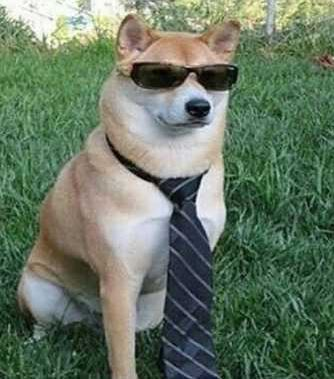
#> input picture Code/image.jpg, 334 x 379 px
$ python ct_parr.py
#> lines starting #> are read from the running program, lines starting #| are printed output that depends on the picture; after the words box and inside, x2 and y2 are one past the last pixel; in counts of white or black regions, pixels touching at a corner belong together
### Code/constant_threshold.py
import numpy as np

def const_thresh(img, mode = 's'):
    avg = img.mean()
    if mode == 'p':
        for i in range(img.shape[0]):
            img[i] = 0 if img[i] < avg else 255
    else:
        x = img.shape[0]
        y = img.shape[1]
        for i in range(x):
            for j in range(y):
                img[i][j] = 0 if img[i][j] < avg else 255
    # return img

### Code/ct_parr.py
import threading as th
import cv2
import matplotlib.pyplot as plt
from constant_threshold import const_thresh
import time

def main():
    img = cv2.imread('image.jpg', 0)
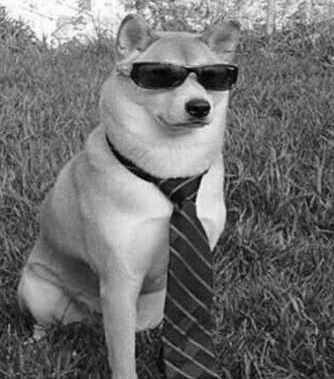
#> img: shape (379, 334); min 0, max 255, mean 111.7
    img = cv2.bitwise_not(img)
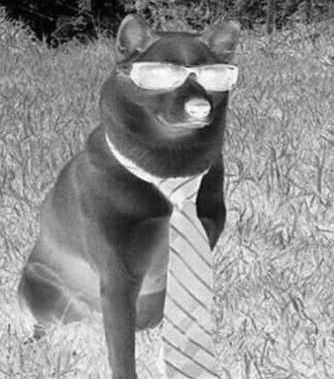
#> img: shape (379, 334); min 0, max 255, mean 143.3

    s_x = []
    s_y = []
    p_x = []
    p_y = []

    i = 0.25

    while ( i <= 16):
        s_im = cv2.resize(img, (0,0), fx= 1/i, fy = 1/i)
        now = time.time()
        const_thresh(s_im)
        en = time.time()
        s_x.append(i)
        s_y.append(en-now)
        i *= 2
#> this loop made 7 passes
#> avg in const_thresh on passes 1 to 7: 143.2, 143.2, 143.3, 143.5, 143.6, 143.1, 144.1
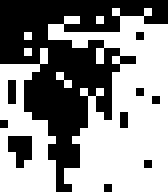
#> s_im: shape (24, 21) (shown 8 times larger); 56% white; 10 black regions (9 under 20 px), largest, box (x1, y1, x2, y2) and area: (0, 0, 21, 24) 202
#> after the loop, i = 32; s_x = [0.25, 0.5, 1, 2, 4, 8, 16]; s_y = [1.9, 0.299, 0.0737, 0.0186, 0.00509, 0.00143, 0.00053]
    # print(s_x)
    # print(s_y)

    i = 0.25
    while(i <= 16):
        s_im = cv2.resize(img, (0,0), fx= 1/i, fy = 1/i)
        jobs = []
        for j in range(s_im.shape[0]):
            jobs.append(th.Thread(target=const_thresh, args=(s_im[j][:],'p',)))
#> after the loop, jobs = 1516 items
        now = time.time()
        for j in jobs:
            j.start()
        for j in jobs:
            j.join()
        en = time.time()
        p_x.append(i)
        p_y.append((en-now)/(len(jobs))) # / len(jobs) because jobs are started linearly, this can be improved using map-reduce
        i *= 2
        if i == 1:
            plt.imshow(s_im, cmap='binary')
            plt.show()

    plt.figure()
    plt.plot(s_x, s_y, color='red', label='Serial')
    plt.plot(p_x, p_y, color='blue', label='Parallel')
    plt.xlabel('Input size')
    plt.ylabel('Time')
    plt.title("Parallel vs Serial Constant threshold algorithm")
    plt.legend()
    plt.show()
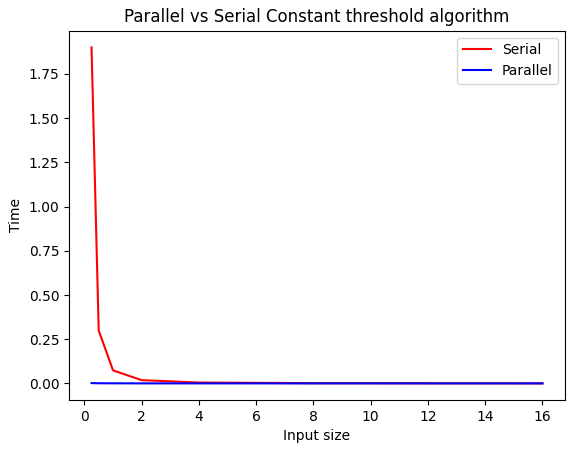
#> figure drawn by matplotlib, 1 panel

    speed_up = []
    for i in range(len(s_x)):
        speed_up.append(s_y[i]/p_y[i])
#> this loop made 7 passes
#> after the loop, speed_up = [1041.2, 310, 122.9, 50.24, 18.76, 6.85, 2.88]
    plt.plot(s_x, speed_up, label='Speed up')
    plt.xlabel('Input size')
    plt.ylabel('Time')
    plt.title("Speed up observed")
    plt.legend()
    plt.show()
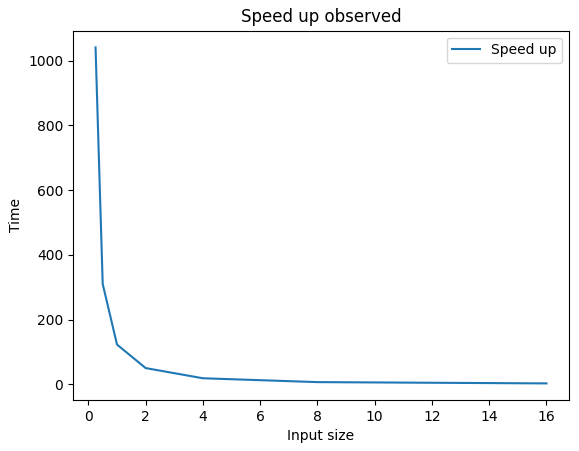
#> figure drawn by matplotlib, 1 panel

main()
